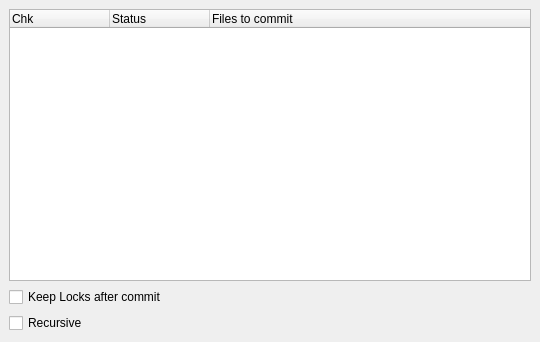
<ui version="4.0" >
 <class>SvnCommitOptionDlg</class>
 <widget class="QWidget" name="SvnCommitOptionDlg" >
  <property name="modal" stdset="0" >
   <bool>false</bool>
  </property>
  <property name="geometry" >
   <rect>
    <x>0</x>
    <y>0</y>
    <width>540</width>
    <height>342</height>
   </rect>
  </property>
  <property name="windowTitle" >
   <string>Select Files to commit</string>
  </property>
  <layout class="QVBoxLayout" >
   <property name="spacing" >
    <number>6</number>
   </property>
   <property name="leftMargin" >
    <number>9</number>
   </property>
   <property name="topMargin" >
    <number>9</number>
   </property>
   <property name="rightMargin" >
    <number>9</number>
   </property>
   <property name="bottomMargin" >
    <number>9</number>
   </property>
   <item>
    <widget class="QTreeWidget" name="treeWidget" >
     <property name="windowTitle" >
      <string>Select Files to commit</string>
     </property>
     <property name="indentation" >
      <number>0</number>
     </property>
     <column>
      <property name="text" >
       <string>Chk</string>
      </property>
     </column>
     <column>
      <property name="text" >
       <string>Status</string>
      </property>
     </column>
     <column>
      <property name="text" >
       <string>Files to commit</string>
      </property>
     </column>
    </widget>
   </item>
   <item>
    <widget class="QCheckBox" name="keepLocksChk" >
     <property name="text" >
      <string>Keep Locks after commit</string>
     </property>
     <property name="shortcut" >
      <string/>
     </property>
    </widget>
   </item>
   <item>
    <widget class="QCheckBox" name="recursiveChk" >
     <property name="text" >
      <string>Recursive</string>
     </property>
     <property name="shortcut" >
      <string/>
     </property>
    </widget>
   </item>
  </layout>
 </widget>
 <layoutdefault spacing="6" margin="11" />
 <pixmapfunction>qPixmapFromMimeSource</pixmapfunction>
 <resources/>
 <connections/>
</ui>
